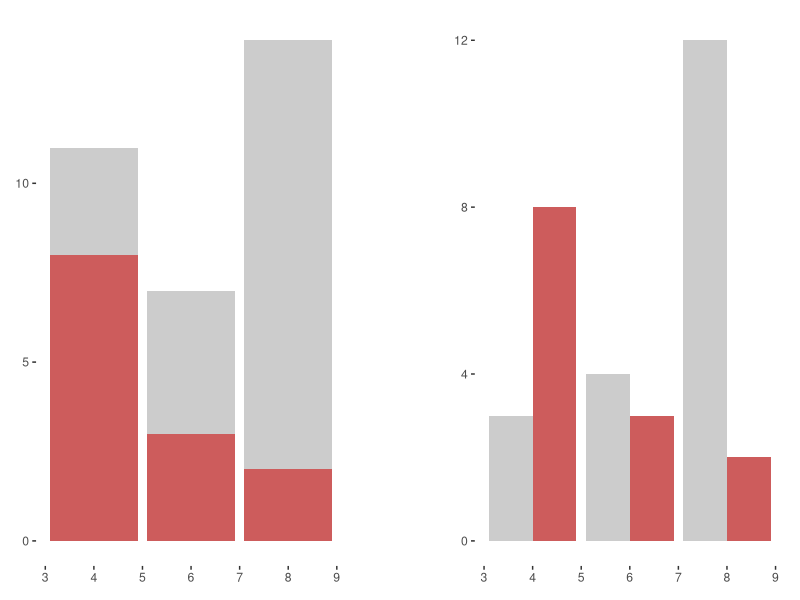
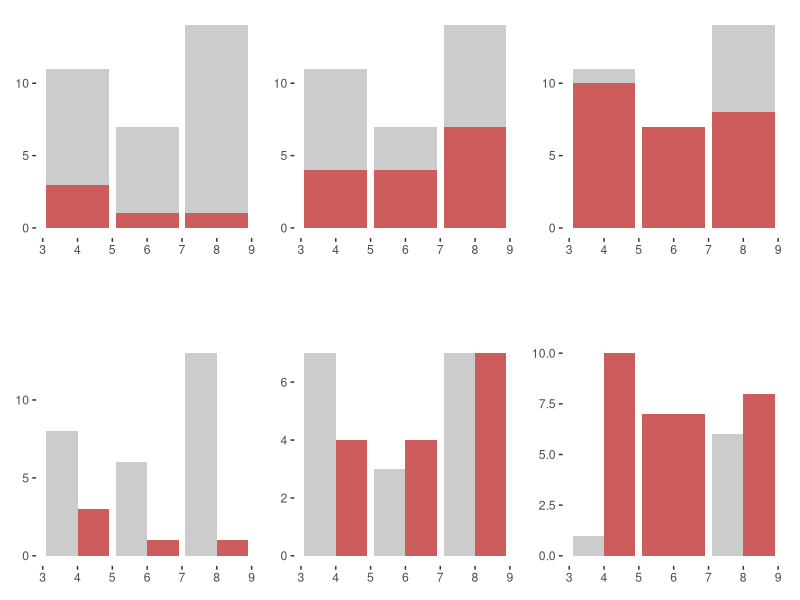
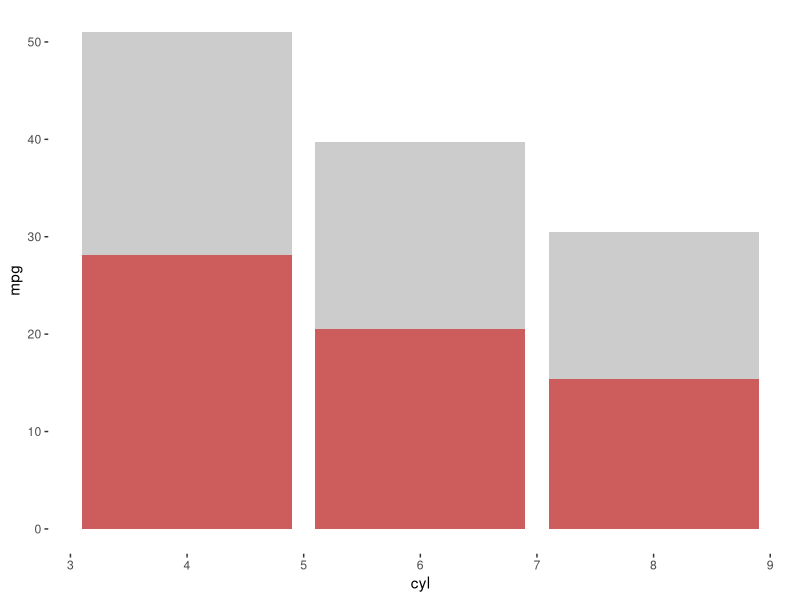
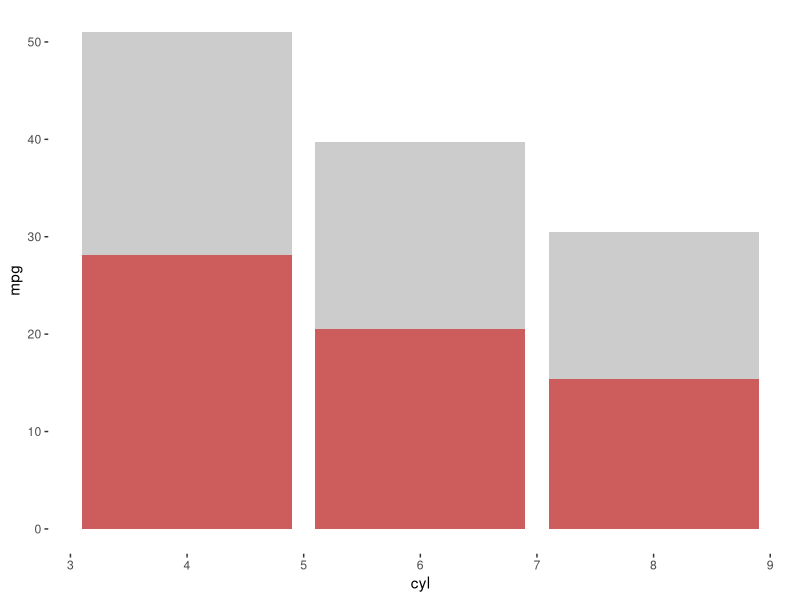
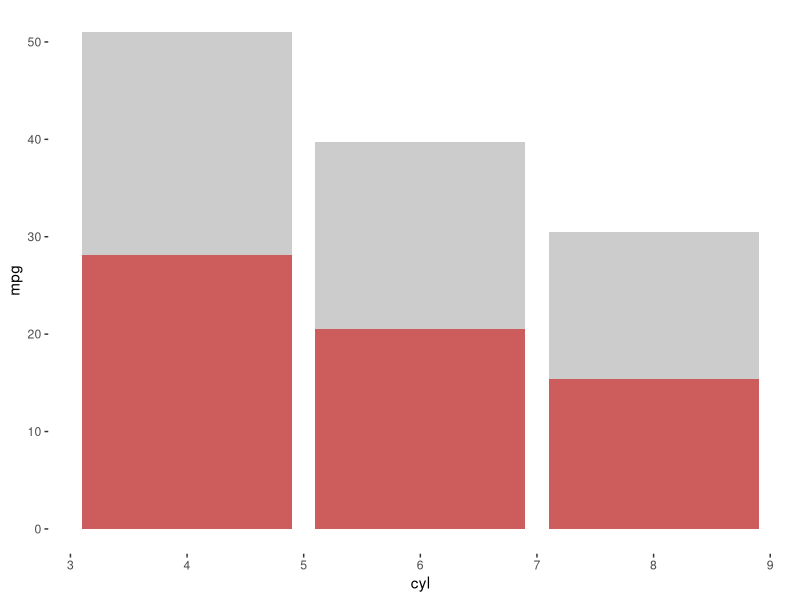
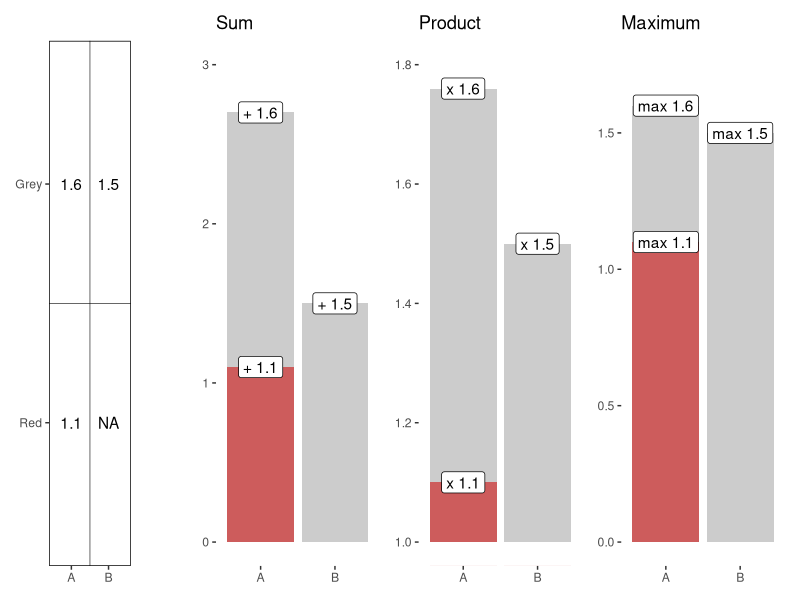

Generate these figures, in order, with R:
## ---- chunk 1
# knitr::opts_chunk$set(
#   dev.args = list(bg = "transparent")
# )
## ---- chunk 2
library(ggplot2)
library(patchwork)

mtcars$cyl2 <- factor(mtcars$cyl, labels = c("A", "B", "C"))
mtcars$am <- factor(mtcars$am)

theme_set(theme_bw() +
            theme(panel.grid = element_blank(),
                  panel.border = element_blank())
          )

my_theme <- ggplot() +
  scale_fill_manual(values = c("grey80", "indianred")) +
  guides(fill = "none") +
  labs(x = NULL, y = NULL)

p1 <- my_theme + geom_bar(data = mtcars, aes(cyl, fill = am))
p2 <- my_theme + geom_bar(data = mtcars, aes(cyl, fill = am), 
                    position = position_dodge()) + 
  scale_y_continuous(breaks = 0:3 * 4)

p1 + plot_spacer() + p2 + plot_layout(widths = c(1, 0.25, 1))
## ---- chunk 3

set.seed(89719)
mtcars$group1 <- factor(sample(rep(c(0, 1), c(27, 5))))
mtcars$group2 <- factor(sample(rep(c(0, 1), c(17, 15))))
mtcars$group3 <- factor(sample(rep(c(0, 1), c(7, 25))))

plots <- list()

for (i in 1:3) {
  mtcars$group <- mtcars[[paste0("group", i)]]
  plots[[i]] <- my_theme + geom_bar(data = mtcars, mapping = aes(cyl, fill = group))
  plots[[3 + i]] <- plot_spacer()
  plots[[6 + i]] <- my_theme + geom_bar(data = mtcars, 
                                  mapping = aes(cyl, fill = group), 
                                  position = "dodge")
}

wrap_plots(plots, nrow = 3, heights = c(1, 0.25, 1))
## ---- chunk 4
#| echo: true

ggplot(mtcars, aes(cyl, mpg, fill = am)) +
  geom_bar(stat = "summary", fun = "mean") +
  scale_fill_manual(values = c("grey80", "indianred")) +
  guides(fill = "none")

## ---- chunk 5
#| echo: true
#| code-line-numbers: "2"

ggplot(mtcars, aes(cyl, mpg, fill = am)) +
  geom_bar(stat = "summary", fun = "mean") +
  scale_fill_manual(values = c("grey80", "indianred")) +
  guides(fill = "none")

## ---- chunk 6
#| echo: true
#| code-line-numbers: "2"

ggplot(mtcars, aes(cyl, mpg, fill = am)) +
  geom_bar(stat = "summary", fun = "mean", position = "stack") +
  scale_fill_manual(values = c("grey80", "indianred")) +
  guides(fill = "none")

## ---- chunk 7

stack <- function(values, fn, initial) {
  values[is.na(values)] <- initial
  for (i in seq_along(values)) values[i] <- fn(values[i - 1], values[i])
  values
}

group <- factor(rep(c("A", "B"), each = 2))
subgroup <- factor(rep(1:2, 2))
value <- c(NA, 1.5, 1.1, 1.6)

sum_value <- rev(unlist(tapply(value, group, function(x) stack(x, sum, 0))))
prod_value <- rev(unlist(tapply(value, group, function(x) stack(x, prod, 1))))
max_value <- rev(unlist(tapply(value, group, function(x) stack(x, max, 0))))

or_na <- function(x) ifelse(is.na(x), "NA", x)
show_value <- or_na(value[c(3, 4, 1, 2)])

d1 <- data.frame(group, subgroup, value = value[4:1], 
                 sum_value, prod_value, max_value)

format_label <- function(value, symbol) {
  ifelse(is.na(value), value, paste(symbol, value))
}

p0 <- my_theme

p1 <- p0 +
  geom_text(aes(group, subgroup, label = show_value)) +
  geom_hline(aes(yintercept = 1.5), linewidth = 0.2) +
  geom_vline(aes(xintercept = 1.5), linewidth = 0.2) +
  scale_y_discrete(labels = c("Red", "Grey")) +
  theme(panel.border = element_rect(fill = NA))

p2 <- p0 +
  geom_bar(mapping = aes(group, sum_value, fill = subgroup), 
           stat = "identity", position = "identity") +
  geom_label(aes(group, sum_value, label = format_label(rev(value), "+"))) +
  scale_y_continuous(limits = c(0, 3)) +
  labs(title = "Sum")

p3 <- p0 +
  geom_bar(mapping = aes(group, prod_value, fill = subgroup), 
           stat = "identity", position = "identity") +
  geom_rect(aes(xmin = 0.5, xmax = 2.5, ymin = 0, ymax = 1), 
            fill = "white") + # Use to mask the bar starting from 0
  geom_label(aes(group, prod_value, label = format_label(rev(value), "x"))) +
  coord_cartesian(ylim = c(1, 1.8)) + 
  labs(title = "Product")

p4 <- p0 +
  geom_bar(mapping = aes(group, max_value, fill = subgroup), 
           stat = "identity", position = "identity") +
  geom_label(aes(group, max_value, label = format_label(rev(value), "max"))) +
  scale_y_continuous(limits = c(0, 1.75)) +
  labs(title = "Maximum")

p1 + plot_spacer() + p2 + p3 + p4 + 
  plot_layout(nrow = 1, 
              widths = c(0.5, 0.25, 1, 1, 1))

